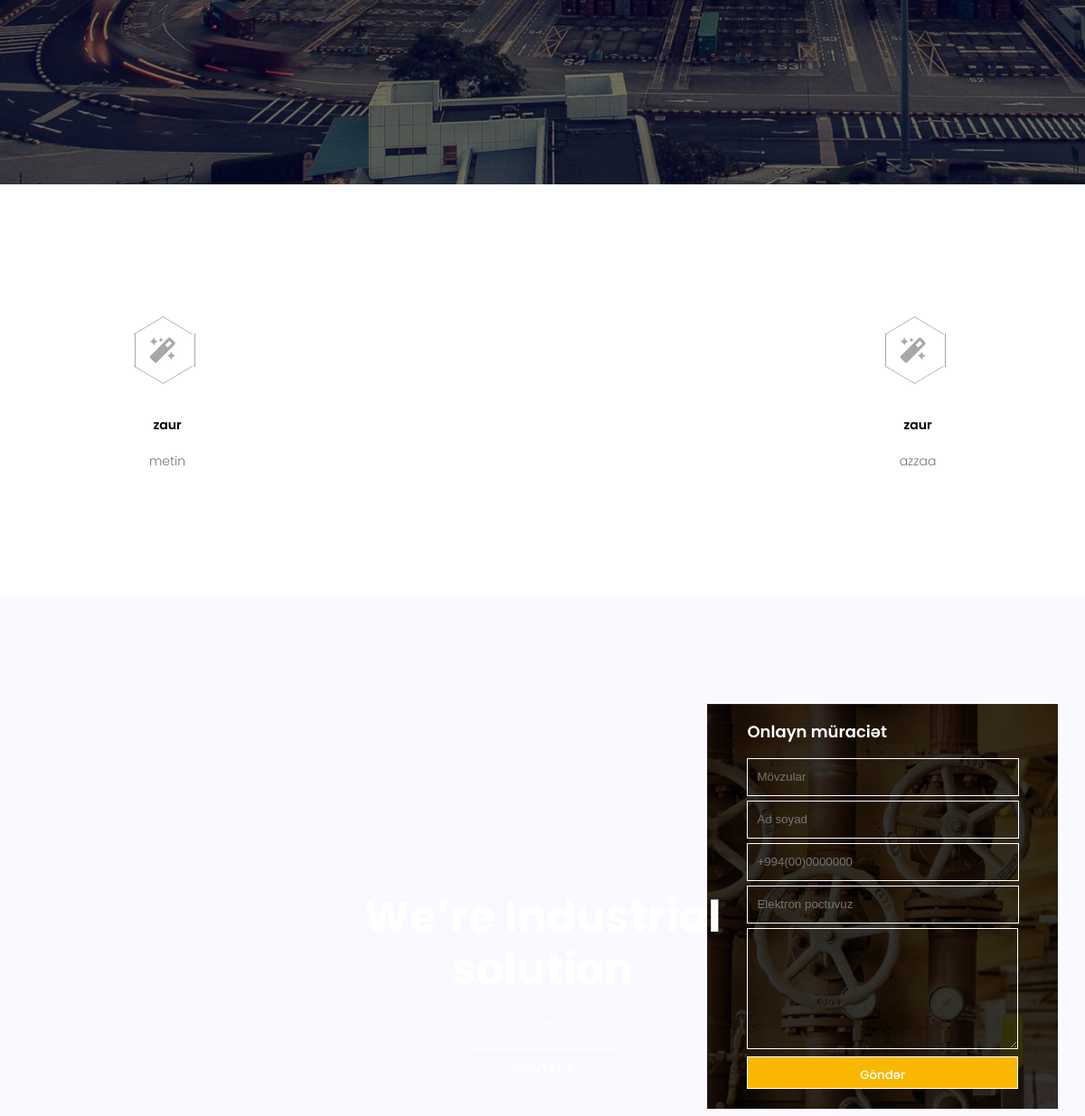
/industry/about (middle part), run on an earlier commit of the app's database.
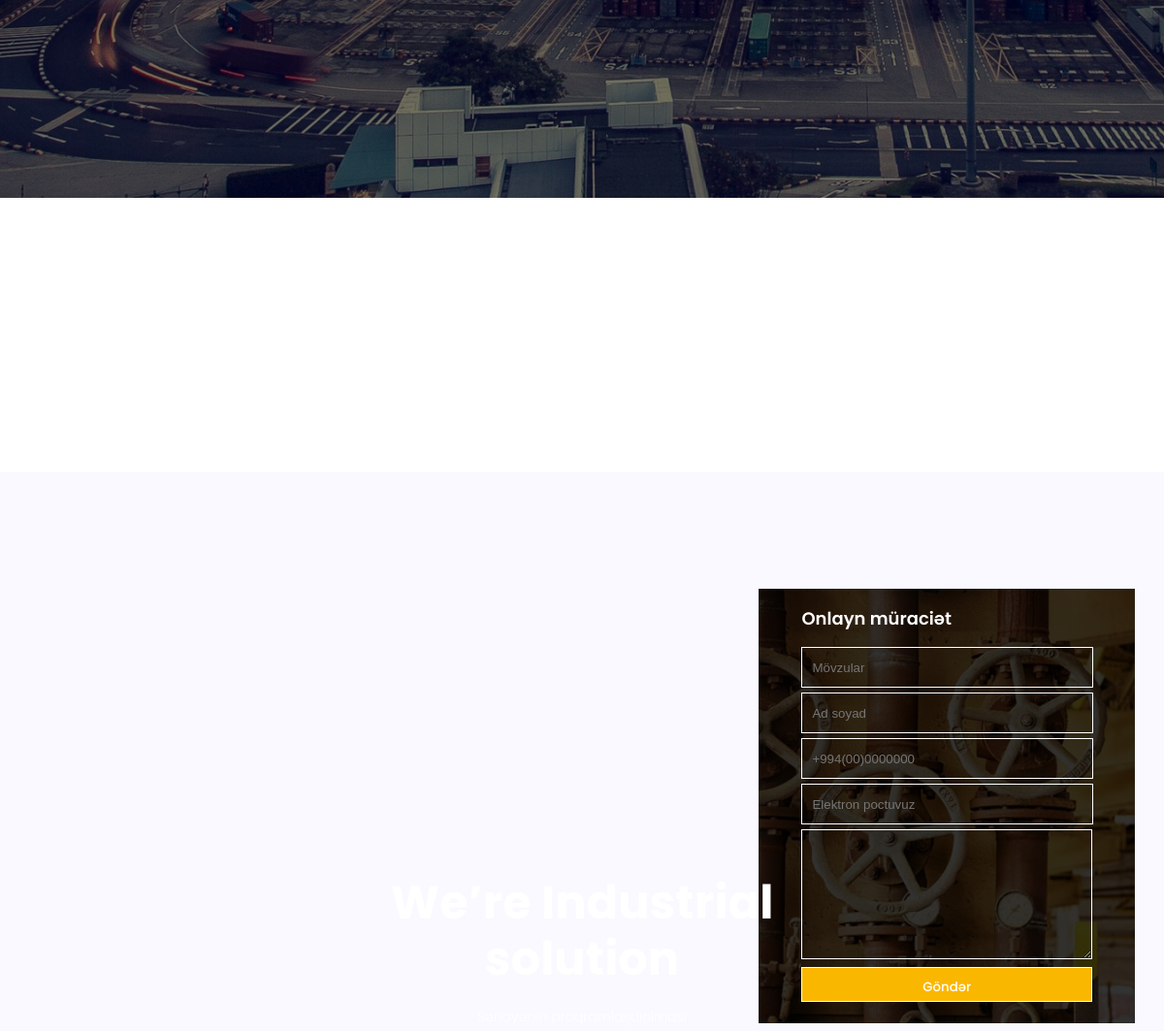
And on a later commit of the database.
### app/models.py (models this page shows, shortened)
class Icon(db.Model):
    id = db.Column(db.Integer, primary_key=True)
    title = db.Column(db.String(255),  nullable=False)
    text = db.Column(db.String(255),  nullable=False)

### app/views.py (the view)
@app.route('/industry/about')
def appabout():
    alldata=Icon.query.all()
    allabout=About.query.all()
    return render_template('app/about.html', allicons=alldata, alldatas=allabout)

### templates/app/about.html (shortened to what this page needs)
{% extends '/app/layout.html' %}
{% block pageinner%}
    <div class="icon">
        <div class="icon-inner">
            {% for row in allicons %}
            <div class="icon-main">
                <div class="hexagon"><i class="fas fa-magic"></i></div>
                <h4>{{row.title}}</h4>
                <p>{{row.text}}</p>
            </div>
            {% endfor %}
        </div>
    </div>
        <div class="order">
            <div class="order-inner">
                <div class="order-main2">
                    <form action="#" class="order-request">
                        <h4>Onlayn müraciət</h4>
                        <input type="text" placeholder="Mövzular">
                        <input type="text" placeholder="Ad soyad">
                        <input type="text" placeholder="+994(00)0000000">
                        <input type="email" placeholder="Elektron poctuvuz">
                        <textarea name="" id="" cols="30" rows="10"></textarea>
                        <button href="#" type="button">Göndər</button>
                    </form>
                </div>
            </div>
        </div>
{% endblock pageinner%}

### templates/app/layout.html (shortened to what this page needs)
<!DOCTYPE html>
<html lang="en">
<head>
    <link rel="stylesheet" href="../../static/app/css/main.css" >
    <link rel="stylesheet" href="https://use.fontawesome.com/releases/v5.0.7/css/all.css">
</head>
<body>
    <section class="banner">
        <div class="banner-text">
            <h1>We’re Industrial solution </h1>
            <p>Sənayənin proqramlaşdırılması</p><br>
            <a href="{{url_for('appcontact')}}" type="button" class="btn btn-outline-danger btn-sm"><span>CONTACT</span></a>
        </div>
    </section>
    {% block pageinner %}
    {% endblock pageinner%}
</body>
</html>

### static/app/css/main.css (style rules this page uses)
html, body, div, span, applet, object, iframe, h1, h2, h3, h4, h5, h6, p, blockquote, pre, a, abbr, acronym, address, big, cite, code, del, dfn, em, img, ins, kbd, q, s, samp, small, strike, strong, sub, sup, tt, var, b, u, i, center, dl, dt, dd, ol, ul, li, fieldset, form, label, legend, table, caption, tbody, tfoot, thead, tr, th, td, article, aside, canvas, details, embed, figure, figcaption, footer, header, hgroup, menu, nav, output, ruby, section, summary, time, mark, audio, video { margin: 0; padding: 0; border: 0; font-size: 100%; font: inherit; vertical-align: baseline; }
article, aside, details, figcaption, figure, footer, header, hgroup, menu, nav, section { display: block; }
body { line-height: 1; }
.banner { background: linear-gradient(rgba(0, 0, 0, 0.6), rgba(0, 0, 0, 0.5)), url(../img/header-bg.jpg) no-repeat; background-size: cover; height: 100vh; margin-bottom: 0px; }
.banner .banner-text { position: absolute; top: 49%; left: 50%; transform: translate(-50%, -50%); z-index: 5; width: 45%; padding: 40px 0; text-align: center; color: #fff; font-weight: bold; font-weight: 500; font-family: "Poppins", sans-serif; }
.banner .banner-text h1 { font-size: 48px; color: white; font-weight: 700; font-family: "Poppins", sans-serif; line-height: 1.2em; margin-bottom: 20px; }
.banner .banner-text p { font-family: "Poppins", sans-serif; font-weight: 300; font-size: 14px; color: white; line-height: 1.625em; }
.order { width: 100%; background-color: #f9f9ff; }
.order .order-inner { max-width: 1140px; display: flex; flex-wrap: wrap; align-items: center; justify-content: center; margin-right: auto; margin-left: auto; margin-bottom: 127px; padding: 120px 0; }
.order .order-inner .order-main2 { width: 34%; background-image: linear-gradient(rgba(0, 0, 0, 0.8), rgba(0, 0, 0, 0.8)), url(../img/form-bg.jpg); background-size: cover; height: 100%; }
.order .order-inner .order-main2 .order-request { margin: 22px 44px; z-index: 2; }
.order .order-inner .order-main2 .order-request h4 { color: white; font-size: 18px; padding-bottom: 20px; font-family: "Poppins", sans-serif; font-weight: 600; }
.order .order-inner .order-main2 .order-request input { height: 40px; margin-bottom: 5px; width: 93%; background: transparent; color: white; border: 1px solid; padding: 0px 10px; }
.order .order-inner .order-main2 .order-request textarea { width: 98%; height: 128px; background: transparent; color: white; border: 1px solid; }
.order .order-inner .order-main2 .order-request button { height: 36px; width: 100%; border: 1px solid; background-color: #fab700; display: block; text-align: center; color: white; text-decoration: none; font-weight: 500; padding-top: 7px; margin-top: 5px; font-family: "Poppins", sans-serif; }
.banner { background: linear-gradient(rgba(0, 0, 0, 0.6), rgba(0, 0, 0, 0.5)), url(../img/header-bg.jpg) no-repeat; background-size: cover; height: 100vh; margin-bottom: 146px; }

What changed in the data, as far as the page shows it:
removed Icon: title "zaur", text "metin"
removed Icon: title "zaur", text "azzaa"
